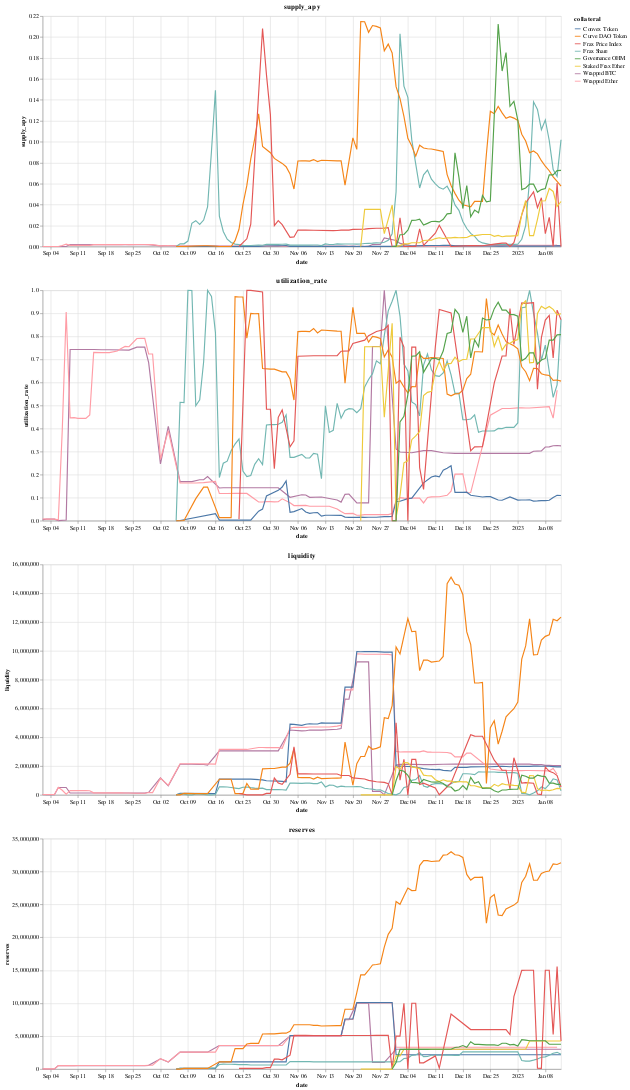

The code cell stored with this chart in its notebook:
### Code cell
selection = alt.selection_multi(fields=['collateral'], bind='legend')
nearest = alt.selection_single(
    fields=['timestamp'], nearest=True, on='mouseover', empty='none', clear='mouseout'
)

charts = []
for v in ['supply_apy', 'utilization_rate', 'liquidity', 'reserves']: 
    base = alt.Chart(df_pairs).encode(x="date:T") 
    charts.append(
        (
            base
            .mark_line()
            .encode(
                y=f"{v}:Q", 
                color="collateral:N", 
                tooltip=["date:T", f"{v}:Q", "collateral:N"],
                opacity=alt.condition(selection, alt.value(1), alt.value(0.2))
            )
            .properties(width=900, height=400, title=v)
            .add_selection(selection)
        ) + (
            base 
            .transform_pivot("collateral", groupby=['date'], value=v)
            .mark_rule() 
            .encode(
                tooltip=[alt.Tooltip(c, type='quantitative', format="%") for c in df_pairs.collateral.unique()],
                opacity=alt.condition(nearest, alt.value(0.3), alt.value(0)),
            )
            .add_selection(nearest)
        )
    )
    
    
alt.vconcat(*charts)

### Figure 1 — Vega-Lite specification as saved in the notebook (floating-point values rounded to 4 significant figures; data arrays with more than 128 entries replaced by an {"elided": "..."} marker saying what was removed)
{"$schema": "https://vega.github.io/schema/vega-lite/v4.17.0.json", "config": {"view": {"continuousHeight": 300, "continuousWidth": 400}}, "data": {"name": "data-50446802c61ded50911e3fe4cbdd69ef"}, "datasets": {"data-50446802c61ded50911e3fe4cbdd69ef": {"elided": "542 records"}}, "vconcat": [{"layer": [{"encoding": {"color": {"field": "collateral", "type": "nominal"}, "opacity": {"condition": {"selection": "selector005", "value": 1}, "value": 0.2}, "tooltip": [{"field": "date", "type": "temporal"}, {"field": "supply_apy", "type": "quantitative"}, {"field": "collateral", "type": "nominal"}], "x": {"field": "date", "type": "temporal"}, "y": {"field": "supply_apy", "type": "quantitative"}}, "height": 400, "mark": "line", "selection": {"selector005": {"bind": "legend", "fields": ["collateral"], "type": "multi"}}, "title": "supply_apy", "width": 900}, {"encoding": {"opacity": {"condition": {"selection": "selector006", "value": 0.3}, "value": 0}, "tooltip": [{"field": "Wrapped BTC", "format": "%", "type": "quantitative"}, {"field": "Wrapped Ether", "format": "%", "type": "quantitative"}, {"field": "Convex Token", "format": "%", "type": "quantitative"}, {"field": "Frax Share", "format": "%", "type": "quantitative"}, {"field": "Curve DAO Token", "format": "%", "type": "quantitative"}, {"field": "Frax Price Index", "format": "%", "type": "quantitative"}, {"field": "Staked Frax Ether", "format": "%", "type": "quantitative"}, {"field": "Governance OHM", "format": "%", "type": "quantitative"}], "x": {"field": "date", "type": "temporal"}}, "mark": "rule", "selection": {"selector006": {"clear": "mouseout", "empty": "none", "fields": ["timestamp"], "nearest": true, "on": "mouseover", "type": "single"}}, "transform": [{"groupby": ["date"], "pivot": "collateral", "value": "supply_apy"}]}]}, {"layer": [{"encoding": {"color": {"field": "collateral", "type": "nominal"}, "opacity": {"condition": {"selection": "selector005", "value": 1}, "value": 0.2}, "tooltip": [{"field": "date", "type": "temporal"}, {"field": "utilization_rate", "type": "quantitative"}, {"field": "collateral", "type": "nominal"}], "x": {"field": "date", "type": "temporal"}, "y": {"field": "utilization_rate", "type": "quantitative"}}, "height": 400, "mark": "line", "selection": {"selector005": {"bind": "legend", "fields": ["collateral"], "type": "multi"}}, "title": "utilization_rate", "width": 900}, {"encoding": {"opacity": {"condition": {"selection": "selector006", "value": 0.3}, "value": 0}, "tooltip": [{"field": "Wrapped BTC", "format": "%", "type": "quantitative"}, {"field": "Wrapped Ether", "format": "%", "type": "quantitative"}, {"field": "Convex Token", "format": "%", "type": "quantitative"}, {"field": "Frax Share", "format": "%", "type": "quantitative"}, {"field": "Curve DAO Token", "format": "%", "type": "quantitative"}, {"field": "Frax Price Index", "format": "%", "type": "quantitative"}, {"field": "Staked Frax Ether", "format": "%", "type": "quantitative"}, {"field": "Governance OHM", "format": "%", "type": "quantitative"}], "x": {"field": "date", "type": "temporal"}}, "mark": "rule", "selection": {"selector006": {"clear": "mouseout", "empty": "none", "fields": ["timestamp"], "nearest": true, "on": "mouseover", "type": "single"}}, "transform": [{"groupby": ["date"], "pivot": "collateral", "value": "utilization_rate"}]}]}, {"layer": [{"encoding": {"color": {"field": "collateral", "type": "nominal"}, "opacity": {"condition": {"selection": "selector005", "value": 1}, "value": 0.2}, "tooltip": [{"field": "date", "type": "temporal"}, {"field": "liquidity", "type": "quantitative"}, {"field": "collateral", "type": "nominal"}], "x": {"field": "date", "type": "temporal"}, "y": {"field": "liquidity", "type": "quantitative"}}, "height": 400, "mark": "line", "selection": {"selector005": {"bind": "legend", "fields": ["collateral"], "type": "multi"}}, "title": "liquidity", "width": 900}, {"encoding": {"opacity": {"condition": {"selection": "selector006", "value": 0.3}, "value": 0}, "tooltip": [{"field": "Wrapped BTC", "format": "%", "type": "quantitative"}, {"field": "Wrapped Ether", "format": "%", "type": "quantitative"}, {"field": "Convex Token", "format": "%", "type": "quantitative"}, {"field": "Frax Share", "format": "%", "type": "quantitative"}, {"field": "Curve DAO Token", "format": "%", "type": "quantitative"}, {"field": "Frax Price Index", "format": "%", "type": "quantitative"}, {"field": "Staked Frax Ether", "format": "%", "type": "quantitative"}, {"field": "Governance OHM", "format": "%", "type": "quantitative"}], "x": {"field": "date", "type": "temporal"}}, "mark": "rule", "selection": {"selector006": {"clear": "mouseout", "empty": "none", "fields": ["timestamp"], "nearest": true, "on": "mouseover", "type": "single"}}, "transform": [{"groupby": ["date"], "pivot": "collateral", "value": "liquidity"}]}]}, {"layer": [{"encoding": {"color": {"field": "collateral", "type": "nominal"}, "opacity": {"condition": {"selection": "selector005", "value": 1}, "value": 0.2}, "tooltip": [{"field": "date", "type": "temporal"}, {"field": "reserves", "type": "quantitative"}, {"field": "collateral", "type": "nominal"}], "x": {"field": "date", "type": "temporal"}, "y": {"field": "reserves", "type": "quantitative"}}, "height": 400, "mark": "line", "selection": {"selector005": {"bind": "legend", "fields": ["collateral"], "type": "multi"}}, "title": "reserves", "width": 900}, {"encoding": {"opacity": {"condition": {"selection": "selector006", "value": 0.3}, "value": 0}, "tooltip": [{"field": "Wrapped BTC", "format": "%", "type": "quantitative"}, {"field": "Wrapped Ether", "format": "%", "type": "quantitative"}, {"field": "Convex Token", "format": "%", "type": "quantitative"}, {"field": "Frax Share", "format": "%", "type": "quantitative"}, {"field": "Curve DAO Token", "format": "%", "type": "quantitative"}, {"field": "Frax Price Index", "format": "%", "type": "quantitative"}, {"field": "Staked Frax Ether", "format": "%", "type": "quantitative"}, {"field": "Governance OHM", "format": "%", "type": "quantitative"}], "x": {"field": "date", "type": "temporal"}}, "mark": "rule", "selection": {"selector006": {"clear": "mouseout", "empty": "none", "fields": ["timestamp"], "nearest": true, "on": "mouseover", "type": "single"}}, "transform": [{"groupby": ["date"], "pivot": "collateral", "value": "reserves"}]}]}]}
